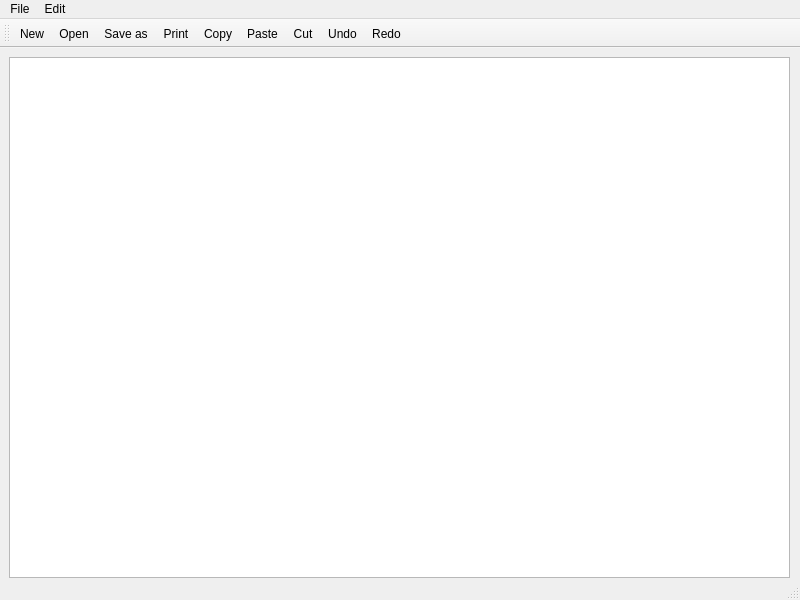
<?xml version="1.0" encoding="UTF-8"?>
<ui version="4.0">
 <class>MainWindow</class>
 <widget class="QMainWindow" name="MainWindow">
  <property name="geometry">
   <rect>
    <x>0</x>
    <y>0</y>
    <width>800</width>
    <height>600</height>
   </rect>
  </property>
  <property name="windowTitle">
   <string>MainWindow</string>
  </property>
  <widget class="QWidget" name="centralwidget">
   <widget class="QWidget" name="verticalLayoutWidget">
    <property name="geometry">
     <rect>
      <x>9</x>
      <y>9</y>
      <width>781</width>
      <height>521</height>
     </rect>
    </property>
    <layout class="QVBoxLayout" name="verticalLayout">
     <item>
      <widget class="QTextEdit" name="textEdit"/>
     </item>
    </layout>
   </widget>
  </widget>
  <widget class="QMenuBar" name="menubar">
   <property name="geometry">
    <rect>
     <x>0</x>
     <y>0</y>
     <width>800</width>
     <height>22</height>
    </rect>
   </property>
   <widget class="QMenu" name="menuFile">
    <property name="title">
     <string>File</string>
    </property>
    <addaction name="actionNew"/>
    <addaction name="actionOpen"/>
    <addaction name="actionSave_as"/>
    <addaction name="actionPrint"/>
    <addaction name="actionExit"/>
   </widget>
   <widget class="QMenu" name="menuEdit">
    <property name="title">
     <string>Edit</string>
    </property>
    <addaction name="actionCopy"/>
    <addaction name="actionPaste"/>
    <addaction name="actionCut"/>
    <addaction name="actionUndo"/>
    <addaction name="actionRedo"/>
   </widget>
   <addaction name="menuFile"/>
   <addaction name="menuEdit"/>
  </widget>
  <widget class="QStatusBar" name="statusbar"/>
  <widget class="QToolBar" name="toolBar">
   <property name="windowTitle">
    <string>toolBar</string>
   </property>
   <attribute name="toolBarArea">
    <enum>TopToolBarArea</enum>
   </attribute>
   <attribute name="toolBarBreak">
    <bool>false</bool>
   </attribute>
   <addaction name="actionNew"/>
   <addaction name="actionOpen"/>
   <addaction name="actionSave_as"/>
   <addaction name="actionPrint"/>
   <addaction name="actionCopy"/>
   <addaction name="actionPaste"/>
   <addaction name="actionCut"/>
   <addaction name="actionUndo"/>
   <addaction name="actionRedo"/>
  </widget>
  <action name="actionNew">
   <property name="icon">
    <iconset resource="Resources.qrc">
     <normaloff>:/images/new_file_icon.png</normaloff>:/images/new_file_icon.png</iconset>
   </property>
   <property name="text">
    <string>New</string>
   </property>
  </action>
  <action name="actionOpen">
   <property name="icon">
    <iconset resource="Resources.qrc">
     <normaloff>:/images/open_icon.png</normaloff>:/images/open_icon.png</iconset>
   </property>
   <property name="text">
    <string>Open</string>
   </property>
  </action>
  <action name="actionSave_as">
   <property name="icon">
    <iconset resource="Resources.qrc">
     <normaloff>:/images/save_icon.png</normaloff>:/images/save_icon.png</iconset>
   </property>
   <property name="text">
    <string>Save as</string>
   </property>
  </action>
  <action name="actionPrint">
   <property name="icon">
    <iconset resource="Resources.qrc">
     <normaloff>:/images/print_icon.png</normaloff>:/images/print_icon.png</iconset>
   </property>
   <property name="text">
    <string>Print</string>
   </property>
  </action>
  <action name="actionExit">
   <property name="icon">
    <iconset resource="Resources.qrc">
     <normaloff>:/images/exit_icon.png</normaloff>:/images/exit_icon.png</iconset>
   </property>
   <property name="text">
    <string>Exit</string>
   </property>
  </action>
  <action name="actionCopy">
   <property name="icon">
    <iconset resource="Resources.qrc">
     <normaloff>:/images/copy_icon.png</normaloff>:/images/copy_icon.png</iconset>
   </property>
   <property name="text">
    <string>Copy</string>
   </property>
  </action>
  <action name="actionPaste">
   <property name="icon">
    <iconset resource="Resources.qrc">
     <normaloff>:/images/paste_icon.png</normaloff>:/images/paste_icon.png</iconset>
   </property>
   <property name="text">
    <string>Paste</string>
   </property>
  </action>
  <action name="actionCut">
   <property name="icon">
    <iconset resource="Resources.qrc">
     <normaloff>:/images/cut_icon.png</normaloff>:/images/cut_icon.png</iconset>
   </property>
   <property name="text">
    <string>Cut</string>
   </property>
  </action>
  <action name="actionUndo">
   <property name="icon">
    <iconset resource="Resources.qrc">
     <normaloff>:/images/undo_icon.png</normaloff>:/images/undo_icon.png</iconset>
   </property>
   <property name="text">
    <string>Undo</string>
   </property>
  </action>
  <action name="actionRedo">
   <property name="icon">
    <iconset resource="Resources.qrc">
     <normaloff>:/images/redo_icon.png</normaloff>:/images/redo_icon.png</iconset>
   </property>
   <property name="text">
    <string>Redo</string>
   </property>
  </action>
 </widget>
 <resources>
  <include location="Resources.qrc"/>
 </resources>
 <connections/>
</ui>
